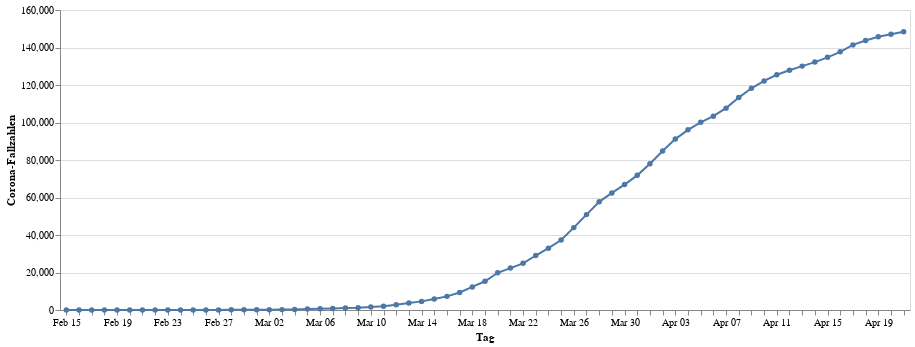

Here is the notebook cell this chart was saved with:
### Code cell
infections = alt.Chart(data).mark_line(point=True).encode(
    alt.X("monthdate(day):O", title="Tag"),
    alt.Y("cases:Q", title="Corona-Fallzahlen"))
infections.properties(width=850, height=300)

### Figure 1 — Vega-Lite specification as saved in the notebook (floating-point values rounded to 4 significant figures)
{"config": {"view": {"continuousWidth": 400, "continuousHeight": 300}}, "data": {"name": "data-15d2fff83a59aeb7dc8eacb425302ab9"}, "mark": {"type": "line", "point": true}, "encoding": {"x": {"type": "ordinal", "field": "day", "timeUnit": "monthdate", "title": "Tag"}, "y": {"type": "quantitative", "field": "cases", "title": "Corona-Fallzahlen"}}, "height": 300, "width": 850, "$schema": "https://vega.github.io/schema/vega-lite/v4.0.2.json", "datasets": {"data-15d2fff83a59aeb7dc8eacb425302ab9": [{"day": "2020-02-15T00:00:00", "cases": 16}, {"day": "2020-02-16T00:00:00", "cases": 16}, {"day": "2020-02-17T00:00:00", "cases": 16}, {"day": "2020-02-18T00:00:00", "cases": 16}, {"day": "2020-02-19T00:00:00", "cases": 16}, {"day": "2020-02-20T00:00:00", "cases": 16}, {"day": "2020-02-21T00:00:00", "cases": 16}, {"day": "2020-02-22T00:00:00", "cases": 16}, {"day": "2020-02-23T00:00:00", "cases": 16}, {"day": "2020-02-24T00:00:00", "cases": 16}, {"day": "2020-02-25T00:00:00", "cases": 18}, {"day": "2020-02-26T00:00:00", "cases": 26}, {"day": "2020-02-27T00:00:00", "cases": 48}, {"day": "2020-02-28T00:00:00", "cases": 74}, {"day": "2020-02-29T00:00:00", "cases": 79}, {"day": "2020-03-01T00:00:00", "cases": 130}, {"day": "2020-03-02T00:00:00", "cases": 165}, {"day": "2020-03-03T00:00:00", "cases": 203}, {"day": "2020-03-04T00:00:00", "cases": 262}, {"day": "2020-03-05T00:00:00", "cases": 545}, {"day": "2020-03-06T00:00:00", "cases": 670}, {"day": "2020-03-07T00:00:00", "cases": 800}, {"day": "2020-03-08T00:00:00", "cases": 1040}, {"day": "2020-03-09T00:00:00", "cases": 1224}, {"day": "2020-03-10T00:00:00", "cases": 1565}, {"day": "2020-03-11T00:00:00", "cases": 1966}, {"day": "2020-03-12T00:00:00", "cases": 2745}, {"day": "2020-03-13T00:00:00", "cases": 3675}, {"day": "2020-03-14T00:00:00", "cases": 4599}, {"day": "2020-03-15T00:00:00", "cases": 5813}, {"day": "2020-03-16T00:00:00", "cases": 7272}, {"day": "2020-03-17T00:00:00", "cases": 9367}, {"day": "2020-03-18T00:00:00", "cases": 12327}, {"day": "2020-03-19T00:00:00", "cases": 15320}, {"day": "2020-03-20T00:00:00", "cases": 19848}, {"day": "2020-03-21T00:00:00", "cases": 22364}, {"day": "2020-03-22T00:00:00", "cases": 24873}, {"day": "2020-03-23T00:00:00", "cases": 29056}, {"day": "2020-03-24T00:00:00", "cases": 32991}, {"day": "2020-03-25T00:00:00", "cases": 37323}, {"day": "2020-03-26T00:00:00", "cases": 43938}, {"day": "2020-03-27T00:00:00", "cases": 50871}, {"day": "2020-03-28T00:00:00", "cases": 57695}, {"day": "2020-03-29T00:00:00", "cases": 62435}, {"day": "2020-03-30T00:00:00", "cases": 66885}, {"day": "2020-03-31T00:00:00", "cases": 71808}, {"day": "2020-04-01T00:00:00", "cases": 77981}, {"day": "2020-04-02T00:00:00", "cases": 84794}, {"day": "2020-04-03T00:00:00", "cases": 91159}, {"day": "2020-04-04T00:00:00", "cases": 96092}, {"day": "2020-04-05T00:00:00", "cases": 100123}, {"day": "2020-04-06T00:00:00", "cases": 103375}, {"day": "2020-04-07T00:00:00", "cases": 107663}, {"day": "2020-04-08T00:00:00", "cases": 113296}, {"day": "2020-04-09T00:00:00", "cases": 118235}, {"day": "2020-04-10T00:00:00", "cases": 122171}, {"day": "2020-04-11T00:00:00", "cases": 125452}, {"day": "2020-04-12T00:00:00", "cases": 127854}, {"day": "2020-04-13T00:00:00", "cases": 130072}, {"day": "2020-04-14T00:00:00", "cases": 132210}, {"day": "2020-04-15T00:00:00", "cases": 134753}, {"day": "2020-04-16T00:00:00", "cases": 137698}, {"day": "2020-04-17T00:00:00", "cases": 141397}, {"day": "2020-04-18T00:00:00", "cases": 143724}, {"day": "2020-04-19T00:00:00", "cases": 145742}, {"day": "2020-04-20T00:00:00", "cases": 147065}, {"day": "2020-04-21T00:00:00", "cases": 148453}]}}
